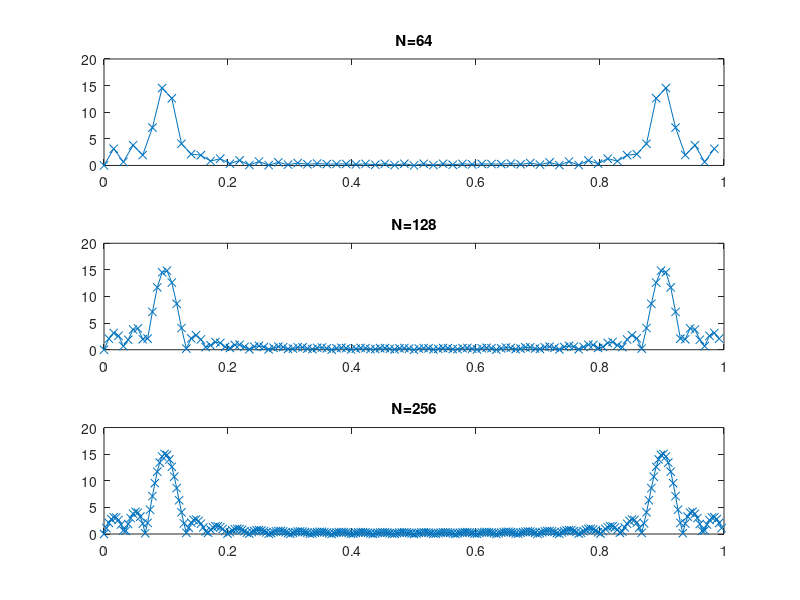

MATLAB code for this plot:
n = [0:29];
x = sin(2*pi*n/10);
N1 = 64;
N2 = 128;
N3 = 256;
X1 = abs(fft(x,N1));
X2 = abs(fft(x,N2));
X3 = abs(fft(x,N3));
F1 = [0:N1-1]/N1;
F2 = [0:N2-1]/N2;
F3 = [0:N3-1]/N3;
figure(20)
subplot(311)
plot(F1,X1,'-x'),title('N=64'),axis([0 1 0 20])
subplot(312)
plot(F2,X2,'-x'),title('N=128'), axis([0 1 0 20])
subplot(313)
plot(F3,X3,'-x'),title('N=256'),axis([0 1 0 20])